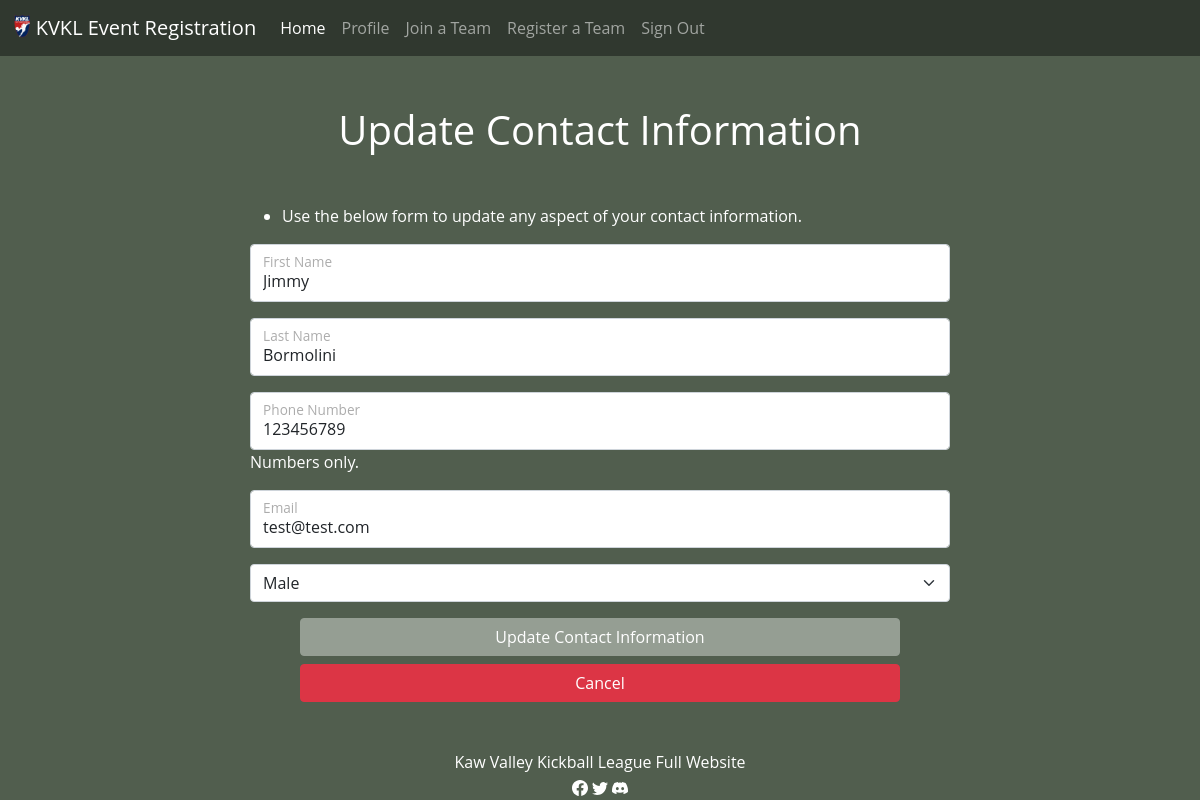
The app's page /user/update (signed in) with its own data.
### app/models/account.py (models this page shows, shortened)
class Account(db.Model):
    __tablename__ = 'accounts'
    __table_args__ = {'extend_existing': True}
    id = Column(Integer, primary_key=True, autoincrement=True, unique=True)
    email = Column(String, unique=True, nullable=False)
    first_name = Column(String, nullable=False)
    last_name = Column(String, nullable=False)
    phone_number = Column(Integer, nullable=False)
    password_hash = Column(String, nullable=False)
    gender = Column(String, nullable=False)
    @classmethod
    def get_user_by_id(cls, session, user_id):
        return session.get(cls, user_id)

### app/user/routes.py (the view, shortened to what this page needs)
@bp.route("/update", methods=("GET", "POST"))
@login_required
def update():
    user = g.user
    if request.method == "GET":
        return render_template("user/update.html", user=user)

### app/auth/routes.py (called while the page is built)
@bp.before_app_request
def load_logged_in_user():
    user_id = session.get('user_id')
    if user_id is None:
        g.user = None
    else:
        g.user = Account.get_user_by_id(db.session, user_id)

def login_required(view):
    @functools.wraps(view)
    def decorated_function(*args, **kwargs):
        if g.user is None:
            return redirect(url_for('auth.login'))
        return view(*args, **kwargs)
    return decorated_function

### app/templates/user/update.html (shortened to what this page needs)
{% extends "layout.html" %}  {% block main %}
<h1 class="page-title">Update Contact Information</h1>
<div class="col-sm-7 mx-auto mb-3">
  <ul>
    <li>
      Use the below form to update any aspect of your contact information.
    </li>
  </ul>
</div>
<form action="{{ url_for('user.update') }}" method="post">
  <div class="form-floating col-sm-7 mx-auto mb-3">
    <input
      type="text"
      class="form-control"
      id="floatingInput"
      placeholder="First name"
      name="firstname"
      value="{{ user.first_name }}"
    />
    <label for="floatingInput">First Name</label>
  </div>
  <div class="form-floating col-sm-7 mx-auto mb-3">
    <input
      type="text"
      class="form-control"
      id="floatingInput"
      placeholder="Last name"
      name="lastname"
      value="{{ user.last_name }}"
    />
    <label for="floatingInput">Last Name</label>
  </div>
  <div class="form-floating col-sm-7 mx-auto">
    <input
      type="tel"
      class="form-control"
      id="floatingInput"
      placeholder="Phone number"
      name="phonenumber"
      value="{{ user.phone_number }}"
    />
    <label for="floatingInput">Phone Number</label>
  </div>
  <div class="col-sm-7 mx-auto mb-3">
    <p>Numbers only.</p>
  </div>
  <div class="form-floating col-sm-7 mx-auto mb-3">
    <input
      type="email"
      class="form-control"
      id="floatingInput"
      name="email"
      placeholder="Email"
      value="{{ user.email }}"
    />
    <label for="floatingInput">Email</label>
  </div>
  <div class="col-sm-7 mx-auto mb-3">
    <select class="form-select" name="gender">
      <option {{ 'selected' if user.gender == "Male" }}>Male <option {{
      'selected' if user.gender == "Female" }}>Female <option {{ 'selected' if
    </select>
  </div>
  <div class="d-grid gap-2 col-6 mx-auto">
    <button class="btn btn-kvkl" type="submit">
      Update Contact Information
    </button>
    <a class="btn btn-danger" href="{{ url_for('user.profile') }}">Cancel</a>
  </div>
</form>
{% endblock %}

### app/static/styles.css (style rules this page uses)
body { font-family: Open Sans,Arial,sans-serif; background-color: #515e4e; color: white; }
h1.page-title { text-align: center; margin-top: 50px; margin-bottom: 50px; }
.btn-kvkl { background-color: #959e93; border-color: #959e93; color: white; }
.form-floating { color: grey; }

### records on screen
Account: firstname "Jimmy", lastname "Bormolini", phonenumber "123456789", email "test@test.com"
